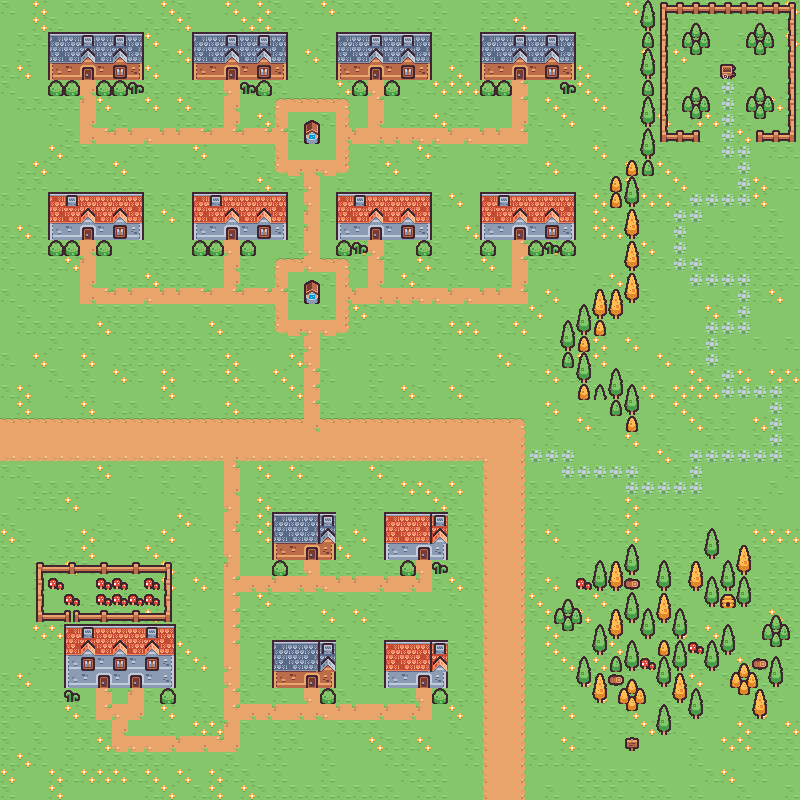

The image is a tile-based game level rendered from a .tmx file. Its description and source (layers, tilesets, objects; grid data summarised) follow:
An orthogonal 50x50 tile map with 16x16 px tiles, 3 tile layers (Ground-n-Walkways, Houses-n-Fences, Trees-n-Bushes).

<map version="1.10" tiledversion="1.10.2" orientation="orthogonal" renderorder="right-down" width="50" height="50" tilewidth="16" tileheight="16" infinite="0" nextlayerid="4" nextobjectid="1">
 <tileset firstgid="1" name="kenney-tiny-town" tilewidth="16" tileheight="16" tilecount="132" columns="12">
  <image source="tilemap_packed.png" width="192" height="176" />
  <tile id="0">
   <properties>
    <property name="cost" type="int" value="5" />
   </properties>
  </tile>
  <tile id="1">
   <properties>
    <property name="cost" type="int" value="5" />
   </properties>
  </tile>
  <tile id="2" probability="0.25">
   <properties>
    <property name="cost" type="int" value="5" />
   </properties>
  </tile>
  <tile id="12">
   <properties>
    <property name="cost" type="int" value="1" />
   </properties>
  </tile>
  <tile id="13">
   <properties>
    <property name="cost" type="int" value="1" />
   </properties>
  </tile>
  <tile id="14">
   <properties>
    <property name="cost" type="int" value="1" />
   </properties>
  </tile>
  <tile id="24">
   <properties>
    <property name="cost" type="int" value="1" />
   </properties>
  </tile>
  <tile id="25">
   <properties>
    <property name="cost" type="int" value="1" />
   </properties>
  </tile>
  <tile id="26">
   <properties>
    <property name="cost" type="int" value="1" />
   </properties>
  </tile>
  <tile id="36">
   <properties>
    <property name="cost" type="int" value="1" />
   </properties>
  </tile>
  <tile id="37">
   <properties>
    <property name="cost" type="int" value="1" />
   </properties>
  </tile>
  <tile id="38">
   <properties>
    <property name="cost" type="int" value="1" />
   </properties>
  </tile>
  <tile id="39">
   <properties>
    <property name="cost" type="int" value="1" />
   </properties>
  </tile>
  <tile id="40">
   <properties>
    <property name="cost" type="int" value="1" />
   </properties>
  </tile>
  <tile id="41">
   <properties>
    <property name="cost" type="int" value="1" />
   </properties>
  </tile>
  <tile id="42">
   <properties>
    <property name="cost" type="int" value="1" />
   </properties>
  </tile>
  <tile id="43">
   <properties>
    <property name="cost" type="int" value="1" />
   </properties>
  </tile>
 </tileset>
 <layer id="1" name="Ground-n-Walkways" width="50" height="50">
  <data>[2500 cells, 2500 non-empty, 17 distinct tile ids]</data>
 </layer>
 <layer id="2" name="Houses-n-Fences" width="50" height="50">
  <data>[2500 cells, 296 non-empty, 45 distinct tile ids]</data>
 </layer>
 <layer id="3" name="Trees-n-Bushes" width="50" height="50">
  <data>[2500 cells, 171 non-empty, 23 distinct tile ids]</data>
 </layer>
</map>
